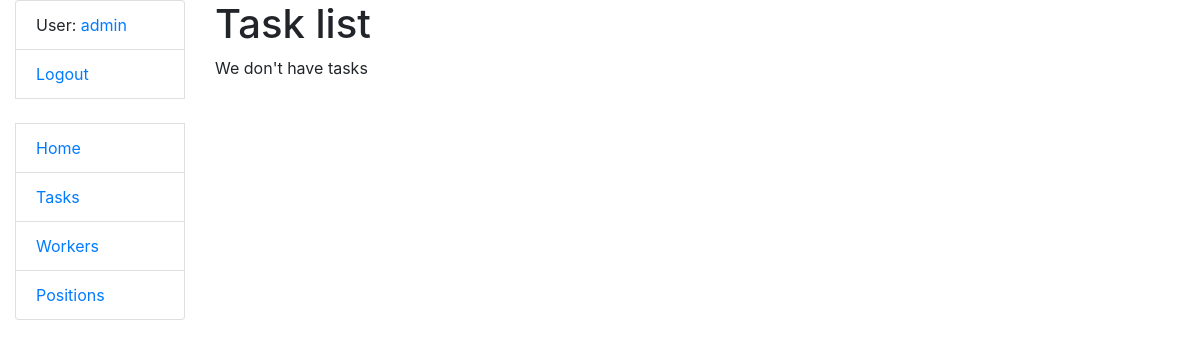
/accounts/ (signed in), run on an earlier commit of the app's database.
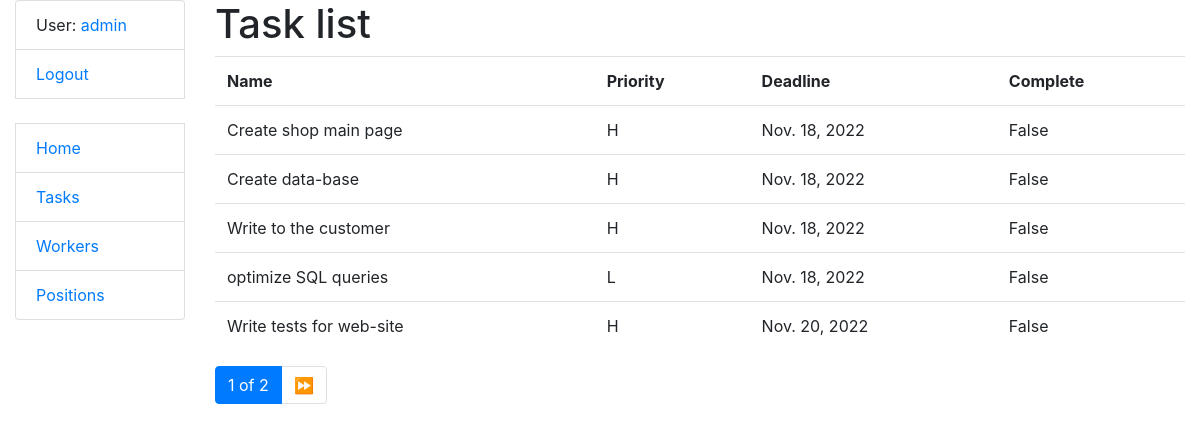
And on a later commit of the database.
### manager/models.py (models this page shows, shortened)
class Worker(AbstractUser):
    position = models.ForeignKey(Position, blank=True, null=True, on_delete=models.CASCADE)
    class Meta:
        ordering = ["username"]

class Task(models.Model):
    PRIORITY_LEVEL_CHOICES = (
        ("H", "high priority"),
        ("M", "medium priority"),
        ("L", "low priority"),
    )
    name = models.CharField(max_length=255)
    description = models.TextField(blank=True)
    deadline = models.DateField()
    is_completed = models.BooleanField()
    priority = models.CharField(
        max_length=1,
        choices=PRIORITY_LEVEL_CHOICES,
        default="medium priority"
    )
    task_type = models.ForeignKey(TaskType, on_delete=models.CASCADE)
    assignees = models.ManyToManyField(Worker)
    class Meta:
        ordering = ["is_completed", "deadline", "priority"]

### manager/views.py (the view)
# urls.py: path("accounts/", TaskListView.as_view(), name="task-list")
class TaskListView(LoginRequiredMixin, generic.ListView):
    model = Task
    paginate_by = 5
    queryset = Task.objects.all().select_related("task_type")

### templates/manager/task_list.html (shortened to what this page needs)
{% extends "base.html" %}
{% block content %}
  <h1>Task list</h1>
  {% if task_list %}
    <table class="table">
      <tr>
        <th>Name</th>
        <th>Priority</th>
        <th>Deadline</th>
        <th>Complete</th>
      </tr>
    {% for task in task_list %}
      <tr>
        <td>{{ task.name }}</td>
        <td>{{ task.priority }}</td>
        <td>{{ task.deadline }}</td>
        <td>{{ task.is_completed }}</td>
      </tr>
    {% endfor %}
    </table>
  {% else %}
    <p>We don't have tasks</p>
  {% endif %}
{% endblock %}

### templates/base.html (shortened to what this page needs)
<!DOCTYPE html>
<html lang="en">
<head>
  <link rel="stylesheet"
          href="https://cdn.jsdelivr.net/npm/bootstrap@4.5.3/dist/css/bootstrap.min.css"
>
</head>
<body>
<div class="container-fluid">
  <div class="row">
    <div class="col-sm-2">
      {% block sidebar %}
        {% include "includes/sidebar.html" %}
      {% endblock %}
    </div>
    <div class="col-sm-10">
      {% block content %}{% endblock %}
      {% block pagination %}
        {% include "includes/pagination.html" %}
      {% endblock %}
    </div>
  </div>
</div>
</body>
</html>

### templates/includes/sidebar.html
<ul class="sidebar-nav list-group">
  {% if user.is_authenticated %}
    <li class="list-group-item">User: <a href="{{ user.get_absolute_url }}">{{ user.get_username }}</a></li>
    <li class="list-group-item"><a href="{% url "logout" %}">Logout</a></li>
    {% else %}
      <li class="list-group-item"><a href="{% url "login" %}?next={{request.path}}">Login</a></li>
  {% endif %}
  <br>
  <li class="list-group-item"><a href="{% url "manager:index" %}">Home</a></li>
  <li class="list-group-item"><a href="{% url "manager:task-list" %}">Tasks</a></li>
  <li class="list-group-item"><a href="#">Workers</a></li>
  <li class="list-group-item"><a href="#">Positions</a></li>
</ul>

### templates/includes/pagination.html (shortened to what this page needs)
{% if is_paginated %}
  <ul class="pagination">
    <li class="page-item active">
      <span class="page-link">{{ page_obj.number }} of {{ paginator.num_pages }}</span>
    </li>
    {% if page_obj.has_next %}
      <li class="page-item">
        <a href="?page= {{ page_obj.next_page_number }}" class="page-link">⏩</a>
      </li>
    {% endif %}
  </ul>
{% endif %}

What changed in the data, as far as the page shows it:
added Task: name "Create shop main page", priority "H", deadline "Nov. 18, 2022", is_completed "False"
added Task: name "Create data-base", priority "H", deadline "Nov. 18, 2022", is_completed "False"
added Task: name "Write to the customer", priority "H", deadline "Nov. 18, 2022", is_completed "False"
added Task: name "optimize SQL queries", priority "L", deadline "Nov. 18, 2022", is_completed "False"
added Task: name "Write tests for web-site", priority "H", deadline "Nov. 20, 2022", is_completed "False"
Also different on the page:
{{ page_obj.number }}: (not shown) → "1"
{{ paginator.num_pages }}: (not shown) → "2"
text no longer shown: "We don't have tasks"
text now shown: "Name Priority Deadline Complete of ⏩"
